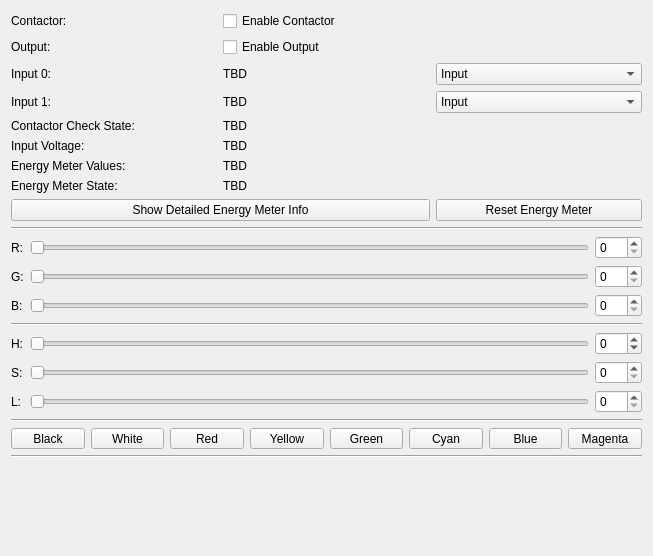
<?xml version="1.0" encoding="UTF-8"?>
<ui version="4.0">
 <class>WARPEnergyManager</class>
 <widget class="QWidget" name="WARPEnergyManager">
  <property name="geometry">
   <rect>
    <x>0</x>
    <y>0</y>
    <width>653</width>
    <height>556</height>
   </rect>
  </property>
  <property name="windowTitle">
   <string>Form</string>
  </property>
  <layout class="QVBoxLayout" name="verticalLayout">
   <item>
    <layout class="QGridLayout" name="gridLayout_2">
     <item row="2" column="0">
      <widget class="QLabel" name="label_9">
       <property name="text">
        <string>Input 0:</string>
       </property>
      </widget>
     </item>
     <item row="0" column="0">
      <widget class="QLabel" name="label_7">
       <property name="text">
        <string>Contactor:</string>
       </property>
      </widget>
     </item>
     <item row="4" column="0">
      <widget class="QLabel" name="label_11">
       <property name="text">
        <string>Contactor Check State:</string>
       </property>
      </widget>
     </item>
     <item row="3" column="0">
      <widget class="QLabel" name="label_10">
       <property name="text">
        <string>Input 1:</string>
       </property>
      </widget>
     </item>
     <item row="3" column="2">
      <widget class="QComboBox" name="combobox_input1">
       <item>
        <property name="text">
         <string>Input</string>
        </property>
       </item>
      </widget>
     </item>
     <item row="0" column="1">
      <widget class="QCheckBox" name="checkbox_enable_contactor">
       <property name="text">
        <string>Enable Contactor</string>
       </property>
      </widget>
     </item>
     <item row="5" column="0">
      <widget class="QLabel" name="label_12">
       <property name="text">
        <string>Input Voltage:</string>
       </property>
      </widget>
     </item>
     <item row="2" column="2">
      <widget class="QComboBox" name="combobox_input0">
       <item>
        <property name="text">
         <string>Input</string>
        </property>
       </item>
       <item>
        <property name="text">
         <string>Contactor Check</string>
        </property>
       </item>
      </widget>
     </item>
     <item row="1" column="0">
      <widget class="QLabel" name="label_8">
       <property name="text">
        <string>Output:</string>
       </property>
      </widget>
     </item>
     <item row="1" column="1">
      <widget class="QCheckBox" name="checkbox_enable_output">
       <property name="text">
        <string>Enable Output</string>
       </property>
      </widget>
     </item>
     <item row="2" column="1">
      <widget class="QLabel" name="label_input0">
       <property name="text">
        <string>TBD</string>
       </property>
      </widget>
     </item>
     <item row="3" column="1">
      <widget class="QLabel" name="label_input1">
       <property name="text">
        <string>TBD</string>
       </property>
      </widget>
     </item>
     <item row="4" column="1">
      <widget class="QLabel" name="label_contactor_check_state">
       <property name="text">
        <string>TBD</string>
       </property>
      </widget>
     </item>
     <item row="5" column="1">
      <widget class="QLabel" name="label_input_voltage">
       <property name="text">
        <string>TBD</string>
       </property>
      </widget>
     </item>
     <item row="6" column="0">
      <widget class="QLabel" name="label_13">
       <property name="text">
        <string>Energy Meter Values:</string>
       </property>
      </widget>
     </item>
     <item row="6" column="1" colspan="2">
      <widget class="QLabel" name="label_energy_meter_values">
       <property name="text">
        <string>TBD</string>
       </property>
      </widget>
     </item>
     <item row="7" column="1" colspan="2">
      <widget class="QLabel" name="label_energy_meter_state">
       <property name="text">
        <string>TBD</string>
       </property>
      </widget>
     </item>
     <item row="7" column="0">
      <widget class="QLabel" name="label_14">
       <property name="text">
        <string>Energy Meter State:</string>
       </property>
      </widget>
     </item>
     <item row="8" column="0" colspan="2">
      <widget class="QPushButton" name="button_energy_meter_detailed">
       <property name="text">
        <string>Show Detailed Energy Meter Info</string>
       </property>
      </widget>
     </item>
     <item row="8" column="2">
      <widget class="QPushButton" name="button_energy_meter_reset">
       <property name="text">
        <string>Reset Energy Meter</string>
       </property>
      </widget>
     </item>
    </layout>
   </item>
   <item>
    <layout class="QGridLayout" name="gridLayout">
     <item row="8" column="0">
      <widget class="QLabel" name="label">
       <property name="text">
        <string>L:</string>
       </property>
      </widget>
     </item>
     <item row="7" column="0">
      <widget class="QLabel" name="label_2">
       <property name="text">
        <string>S:</string>
       </property>
      </widget>
     </item>
     <item row="6" column="0">
      <widget class="QLabel" name="label_3">
       <property name="text">
        <string>H:</string>
       </property>
      </widget>
     </item>
     <item row="4" column="0">
      <widget class="QLabel" name="label_4">
       <property name="text">
        <string>B:</string>
       </property>
      </widget>
     </item>
     <item row="2" column="0">
      <widget class="QLabel" name="label_5">
       <property name="text">
        <string>R:</string>
       </property>
      </widget>
     </item>
     <item row="3" column="0">
      <widget class="QLabel" name="label_6">
       <property name="text">
        <string>G:</string>
       </property>
      </widget>
     </item>
     <item row="2" column="1">
      <widget class="QSlider" name="slider_r">
       <property name="maximum">
        <number>255</number>
       </property>
       <property name="orientation">
        <enum>Qt::Horizontal</enum>
       </property>
      </widget>
     </item>
     <item row="3" column="1">
      <widget class="QSlider" name="slider_g">
       <property name="maximum">
        <number>255</number>
       </property>
       <property name="orientation">
        <enum>Qt::Horizontal</enum>
       </property>
      </widget>
     </item>
     <item row="4" column="1">
      <widget class="QSlider" name="slider_b">
       <property name="maximum">
        <number>255</number>
       </property>
       <property name="orientation">
        <enum>Qt::Horizontal</enum>
       </property>
      </widget>
     </item>
     <item row="6" column="1">
      <widget class="QSlider" name="slider_h">
       <property name="minimum">
        <number>0</number>
       </property>
       <property name="maximum">
        <number>359</number>
       </property>
       <property name="orientation">
        <enum>Qt::Horizontal</enum>
       </property>
      </widget>
     </item>
     <item row="7" column="1">
      <widget class="QSlider" name="slider_s">
       <property name="maximum">
        <number>255</number>
       </property>
       <property name="orientation">
        <enum>Qt::Horizontal</enum>
       </property>
      </widget>
     </item>
     <item row="8" column="1">
      <widget class="QSlider" name="slider_l">
       <property name="maximum">
        <number>255</number>
       </property>
       <property name="orientation">
        <enum>Qt::Horizontal</enum>
       </property>
      </widget>
     </item>
     <item row="12" column="0" colspan="3">
      <widget class="QLabel" name="label_color">
       <property name="sizePolicy">
        <sizepolicy hsizetype="Preferred" vsizetype="Preferred">
         <horstretch>0</horstretch>
         <verstretch>1</verstretch>
        </sizepolicy>
       </property>
       <property name="text">
        <string/>
       </property>
      </widget>
     </item>
     <item row="2" column="2">
      <widget class="QSpinBox" name="spin_r">
       <property name="maximum">
        <number>255</number>
       </property>
      </widget>
     </item>
     <item row="3" column="2">
      <widget class="QSpinBox" name="spin_g">
       <property name="maximum">
        <number>255</number>
       </property>
      </widget>
     </item>
     <item row="4" column="2">
      <widget class="QSpinBox" name="spin_b">
       <property name="maximum">
        <number>255</number>
       </property>
      </widget>
     </item>
     <item row="6" column="2">
      <widget class="QSpinBox" name="spin_h">
       <property name="minimum">
        <number>-1</number>
       </property>
       <property name="maximum">
        <number>359</number>
       </property>
      </widget>
     </item>
     <item row="7" column="2">
      <widget class="QSpinBox" name="spin_s">
       <property name="maximum">
        <number>255</number>
       </property>
      </widget>
     </item>
     <item row="8" column="2">
      <widget class="QSpinBox" name="spin_l">
       <property name="maximum">
        <number>255</number>
       </property>
      </widget>
     </item>
     <item row="11" column="0" colspan="3">
      <widget class="Line" name="line">
       <property name="orientation">
        <enum>Qt::Horizontal</enum>
       </property>
      </widget>
     </item>
     <item row="5" column="0" colspan="3">
      <widget class="Line" name="line_2">
       <property name="orientation">
        <enum>Qt::Horizontal</enum>
       </property>
      </widget>
     </item>
     <item row="10" column="0" colspan="3">
      <layout class="QHBoxLayout" name="horizontalLayout">
       <item>
        <widget class="QToolButton" name="button_black">
         <property name="sizePolicy">
          <sizepolicy hsizetype="Minimum" vsizetype="Fixed">
           <horstretch>0</horstretch>
           <verstretch>0</verstretch>
          </sizepolicy>
         </property>
         <property name="styleSheet">
          <string notr="true"/>
         </property>
         <property name="text">
          <string>Black</string>
         </property>
        </widget>
       </item>
       <item>
        <widget class="QToolButton" name="button_white">
         <property name="sizePolicy">
          <sizepolicy hsizetype="Minimum" vsizetype="Fixed">
           <horstretch>0</horstretch>
           <verstretch>0</verstretch>
          </sizepolicy>
         </property>
         <property name="styleSheet">
          <string notr="true"/>
         </property>
         <property name="text">
          <string>White</string>
         </property>
        </widget>
       </item>
       <item>
        <widget class="QToolButton" name="button_red">
         <property name="sizePolicy">
          <sizepolicy hsizetype="Minimum" vsizetype="Fixed">
           <horstretch>0</horstretch>
           <verstretch>0</verstretch>
          </sizepolicy>
         </property>
         <property name="styleSheet">
          <string notr="true"/>
         </property>
         <property name="text">
          <string>Red</string>
         </property>
        </widget>
       </item>
       <item>
        <widget class="QToolButton" name="button_yellow">
         <property name="sizePolicy">
          <sizepolicy hsizetype="Minimum" vsizetype="Fixed">
           <horstretch>0</horstretch>
           <verstretch>0</verstretch>
          </sizepolicy>
         </property>
         <property name="styleSheet">
          <string notr="true"/>
         </property>
         <property name="text">
          <string>Yellow</string>
         </property>
        </widget>
       </item>
       <item>
        <widget class="QToolButton" name="button_green">
         <property name="sizePolicy">
          <sizepolicy hsizetype="Minimum" vsizetype="Fixed">
           <horstretch>0</horstretch>
           <verstretch>0</verstretch>
          </sizepolicy>
         </property>
         <property name="styleSheet">
          <string notr="true"/>
         </property>
         <property name="text">
          <string>Green</string>
         </property>
        </widget>
       </item>
       <item>
        <widget class="QToolButton" name="button_cyan">
         <property name="sizePolicy">
          <sizepolicy hsizetype="Minimum" vsizetype="Fixed">
           <horstretch>0</horstretch>
           <verstretch>0</verstretch>
          </sizepolicy>
         </property>
         <property name="styleSheet">
          <string notr="true"/>
         </property>
         <property name="text">
          <string>Cyan</string>
         </property>
        </widget>
       </item>
       <item>
        <widget class="QToolButton" name="button_blue">
         <property name="sizePolicy">
          <sizepolicy hsizetype="Minimum" vsizetype="Fixed">
           <horstretch>0</horstretch>
           <verstretch>0</verstretch>
          </sizepolicy>
         </property>
         <property name="styleSheet">
          <string notr="true"/>
         </property>
         <property name="text">
          <string>Blue</string>
         </property>
        </widget>
       </item>
       <item>
        <widget class="QToolButton" name="button_magenta">
         <property name="sizePolicy">
          <sizepolicy hsizetype="Minimum" vsizetype="Fixed">
           <horstretch>0</horstretch>
           <verstretch>0</verstretch>
          </sizepolicy>
         </property>
         <property name="styleSheet">
          <string notr="true"/>
         </property>
         <property name="text">
          <string>Magenta</string>
         </property>
        </widget>
       </item>
      </layout>
     </item>
     <item row="9" column="0" colspan="3">
      <widget class="Line" name="line_3">
       <property name="orientation">
        <enum>Qt::Horizontal</enum>
       </property>
      </widget>
     </item>
     <item row="1" column="0" colspan="3">
      <widget class="Line" name="line_4">
       <property name="orientation">
        <enum>Qt::Horizontal</enum>
       </property>
      </widget>
     </item>
    </layout>
   </item>
  </layout>
 </widget>
 <resources/>
 <connections/>
</ui>
